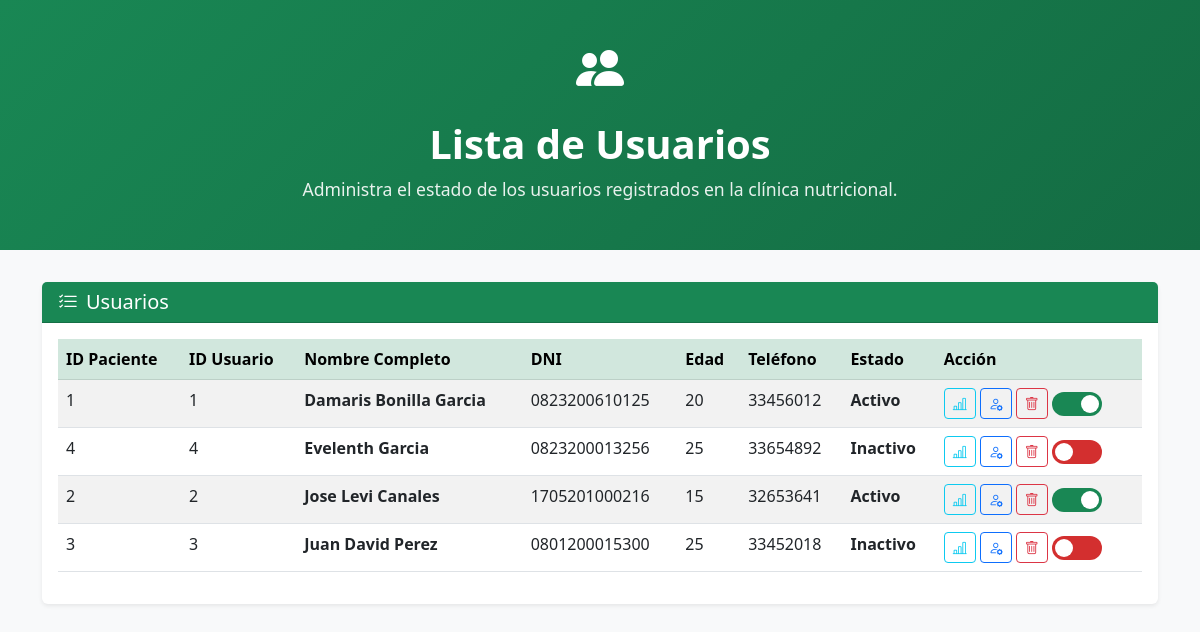
Page /Activar_desactivar_paciente.php on the earlier database version.
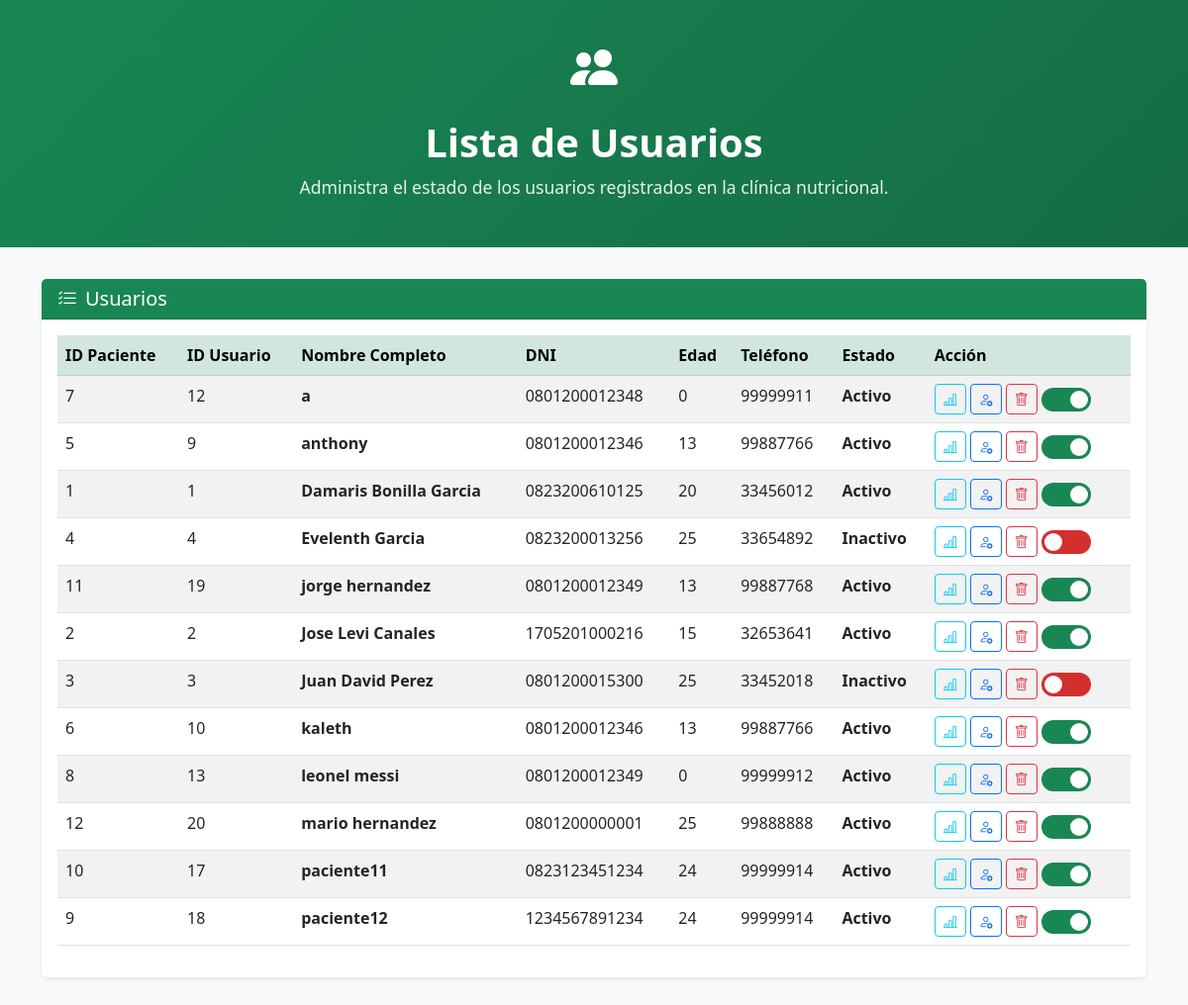
Same page on the later database version.
### tables this page shows
CREATE TABLE `pacientes` (
  `id_pacientes` int(11) NOT NULL,
  `id_usuarios` int(11) NOT NULL,
  `nombre_completo` varchar(100) DEFAULT NULL,
  `DNI` varchar(20) DEFAULT NULL,
  `fecha_nacimiento` date DEFAULT NULL,
  `edad` int(11) DEFAULT NULL,
  `telefono` varchar(20) DEFAULT NULL,
  `estado` enum('Activo','Inactivo') NOT NULL DEFAULT 'Activo'
);

### Activar_desactivar_paciente.php (the view, shortened to what the changed rows need)
<?php
require_once 'db_connection.php';
$userRole = $_SESSION['rol'] ?? 'Paciente';
$sql = "SELECT p.id_pacientes, p.id_usuarios, p.nombre_completo, p.DNI, p.fecha_nacimiento, p.edad, p.telefono, p.estado,
               u.Nombre_completo as usuario_nombre, u.Correo_electronico, u.Rol
        FROM pacientes p
        INNER JOIN usuarios u ON p.id_usuarios = u.id_usuarios
        ORDER BY p.nombre_completo ASC";
$resultado = $conexion->query($sql);
$total_entradas = $resultado->num_rows;
?>
<!DOCTYPE html>
<html lang="es">
<head>
    <link href="https://cdn.jsdelivr.net/npm/bootstrap@5.3.0/dist/css/bootstrap.min.css" rel="stylesheet">
    <link rel="stylesheet" href="https://cdn.jsdelivr.net/npm/bootstrap-icons@1.10.0/font/bootstrap-icons.css">
</head>
<body>
    <div class="header-section">
        <div class="container text-center">
            <h1>Lista de Usuarios</h1>
        </div>
    </div>
    <div class="container mb-5">
        <div class="card">
            <div class="card-body">
                <div class="table-responsive">
                    <table class="table table-striped table-hover">
                        <thead class="table-success">
                            <tr>
                                <th class="col-hide-sm">ID Paciente</th>
                                <th class="col-hide-md">ID Usuario</th>
                                <th class="col-nombre">Nombre Completo</th>
                                <th class="col-hide-xs">DNI</th>
                                <th class="col-hide-md">Edad</th>
                                <th class="col-hide-sm">Teléfono</th>
                                <th class="col-hide-xs">Estado</th>
                                <th class="col-acciones">Acción</th>
                            </tr>
                        </thead>
                        <tbody>
                        <?php
                        if ($total_entradas > 0) {
                            while($fila = $resultado->fetch_assoc()) {
                                echo "<tr>";
                                echo "<td class='col-hide-sm'>".htmlspecialchars($fila['id_pacientes'])."</td>";
                                echo "<td class='col-hide-md'>".htmlspecialchars($fila['id_usuarios'])."</td>";
                                echo "<td class='col-nombre'><strong>".htmlspecialchars($fila['nombre_completo'])."</strong></td>";
                                echo "<td class='col-hide-xs'>".htmlspecialchars($fila['DNI'])."</td>";
                                echo "<td class='col-hide-md'>".htmlspecialchars($fila['edad'])."</td>";
                                echo "<td class='col-hide-sm'>".htmlspecialchars($fila['telefono'])."</td>";
                                echo "<td class='estado-text estado-".htmlspecialchars($fila['estado'])." col-hide-xs'>".htmlspecialchars($fila['estado'])."</td>";
                                echo "<td class='col-acciones'>
                            <div class='d-flex align-items-center gap-1'>
                                <a href='panelevolucionpaciente.php?id=".htmlspecialchars($fila['id_pacientes'])."' class='btn btn-outline-info btn-sm' title='Panel evolución'>
                                    <i class='bi bi-bar-chart-line'></i>
                                </a>
                                <a href='Actualizar_perfil.php?id=".htmlspecialchars($fila['id_usuarios'])."' class='btn btn-outline-primary btn-sm' title='Actualizar perfil'>
                                    <i class='bi bi-person-gear'></i>
                                </a>
                                <button data-id='".htmlspecialchars($fila['id_pacientes'])."' class='btn btn-outline-danger btn-sm btn-delete-paciente' title='Eliminar'>
                                    <i class='bi bi-trash'></i>
                                </button>
                                <label class='switch' title='Activar/Desactivar'>
                                    <input type='checkbox' class='estado-switch'
                                           data-id='".$fila['id_pacientes']."'
                                           ".(($fila['estado']=='Activo')?'checked':'').">
                                    <span class='slider round'></span>
                                </label>
                            </div>
                        </td>";
                                echo "</tr>";
                            }
                        } else {
                            $colspan = ($userRole === 'Administrador') ? 12 : 11;
                            echo "<tr><td colspan='$colspan' class='text-center'>No se encontraron pacientes.</td></tr>";
                        }
                        ?>
                        </tbody>
                    </table>
                </div>
            </div>
        </div>
    </div>
</body>
</html>

Differences in the rows shown:
added pacientes: id_pacientes "7", id_usuarios "12", nombre_completo "a", DNI "0801200012348", edad "0", telefono "99999911", estado "Activo"
added pacientes: id_pacientes "5", id_usuarios "9", nombre_completo "anthony", DNI "0801200012346", edad "13", telefono "99887766", estado "Activo"
added pacientes: id_pacientes "11", id_usuarios "19", nombre_completo "jorge hernandez", DNI "0801200012349", edad "13", telefono "99887768", estado "Activo"
added pacientes: id_pacientes "6", id_usuarios "10", nombre_completo "kaleth", DNI "0801200012346", edad "13", telefono "99887766", estado "Activo"
added pacientes: id_pacientes "8", id_usuarios "13", nombre_completo "leonel messi", DNI "0801200012349", edad "0", telefono "99999912", estado "Activo"
added pacientes: id_pacientes "12", id_usuarios "20", nombre_completo "mario hernandez", DNI "0801200000001", edad "25", telefono "99888888", estado "Activo"
added pacientes: id_pacientes "10", id_usuarios "17", nombre_completo "paciente11", DNI "0823123451234", edad "24", telefono "99999914", estado "Activo"
added pacientes: id_pacientes "9", id_usuarios "18", nombre_completo "paciente12", DNI "1234567891234", edad "24", telefono "99999914", estado "Activo"
